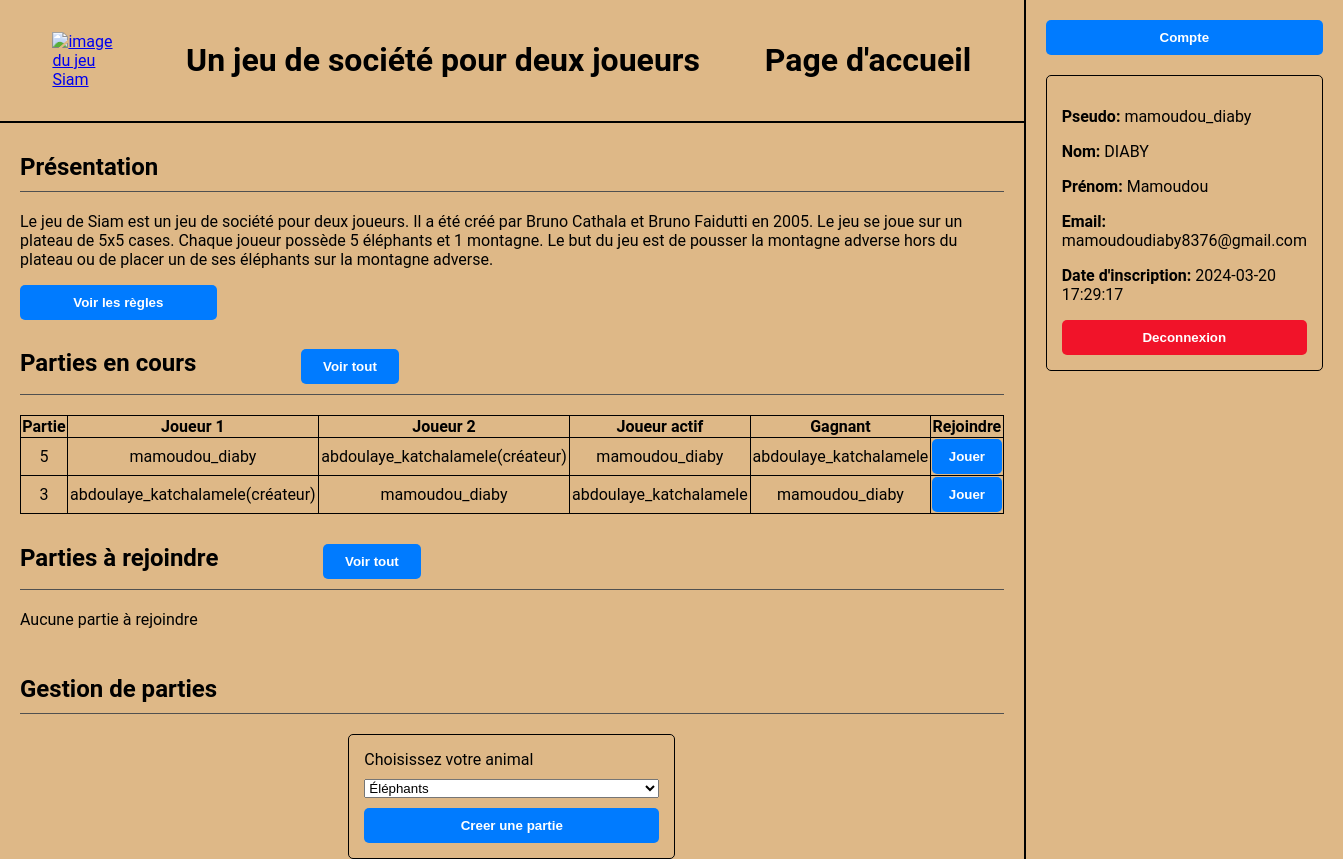
The app's page /pages/home_page.php (signed in) with its own data.
### tables this page shows
CREATE TABLE Game (
  game_ID INTEGER PRIMARY KEY AUTOINCREMENT,
  board TEXT,
  last_move TEXT,
  player1 TEXT,
  player2 TEXT,
  winner TEXT,
  active_player TEXT,
  launcher TEXT,
  launch_date DATE,
  FOREIGN KEY (player1) REFERENCES User(username),
  FOREIGN KEY (player2) REFERENCES User(username),
  FOREIGN KEY (winner) REFERENCES User(username),
  FOREIGN KEY (active_player) REFERENCES User(username),
  FOREIGN KEY (launcher) REFERENCES User(username)
);

### pages/home_page.php (the view, shortened to what this page needs)
<?php
if (isset($_SESSION['username'])) {
  try {
    $db = new PDO('sqlite:../datas/data_base.db');
  } catch (PDOException $e) {
    echo "Échec de la connexion", $e->getMessage();
    $db = null;
    exit();
  }
  $query = "SELECT * FROM Game WHERE player1 IS NULL OR player2 IS NULL ORDER BY launch_date DESC LIMIT 5";
  $stmt = $db->query($query);
  $join_results = $stmt->fetchAll(PDO::FETCH_ASSOC);
  if ($_SESSION['is_admin'] == 1) {
    $query = "SELECT * FROM Game WHERE player1 IS NOT NULL AND player2 IS NOT NULL ORDER BY launch_date DESC LIMIT 5";
    $stmt = $db->prepare($query);
  } else {
    $query = "SELECT * FROM Game WHERE (player1=:username OR player2=:username) AND player1 IS NOT NULL AND player2 IS NOT NULL ORDER BY launch_date DESC LIMIT 5";
    $stmt = $db->prepare($query);
    $stmt->bindValue(':username', $_SESSION['username'], PDO::PARAM_STR);
  }
  $stmt->execute();
  $play_results = $stmt->fetchAll(PDO::FETCH_ASSOC);
} else {
  header('Location: login_page.php');
  exit();
}
?>
<!DOCTYPE html>
<html lang="fr">
<head>
  <link rel="stylesheet" href="../styles/style2.css">
</head>
<body>
  <header>
    <a href="home_page.php"><img src="../images/siam.jpeg" alt="image du jeu Siam"></a>
    <h1>Un jeu de société pour deux joueurs</h1>
    <h1>Page d'accueil</h1>
  </header>
  <section>
    <div>
      <h2>Présentation</h2>
      <p>Le jeu de Siam est un jeu de société pour deux joueurs. Il a été créé par Bruno Cathala et Bruno Faidutti en 2005. Le jeu se joue sur un plateau de 5x5 cases. Chaque joueur possède 5 éléphants et 1 montagne. Le but du jeu est de pousser la montagne adverse hors du plateau ou de placer un de ses éléphants sur la montagne adverse.</p>
      <button id="rules" onclick="window.location.href='rules_page.php'">Voir les règles</button>
    </div>
    <div>
      <h2>
        Parties en cours
        <button class="small_buttons" onclick="window.location.href='in_progress_games_page.php'">Voir tout</button>
      </h2>
      <?php
      if (empty($play_results)) {
        echo "<p>Aucune partie en cours</p>";
      } else {
        echo "<table>";
        echo "<tr><th>Partie</th><th>Joueur 1</th><th>Joueur 2</th><th>Joueur actif</th><th>Gagnant</th><th>Rejoindre</th></tr>";
        foreach ($play_results as $row) {
          echo "<tr>";
          echo "<td>{$row['game_ID']}</td>";
          echo "<td>{$row['player1']}" . (($row['player1'] === $row['launcher']) ? "(créateur)" : "") . "</td>";
          echo "<td>{$row['player2']}" . (($row['player2'] === $row['launcher']) ? "(créateur)" : "") . "</td>";
          echo "<td>{$row['active_player']}</td>";
          echo "<td>{$row['winner']}</td>";
          echo "<td><button onclick=\"window.location.href='game_page.php?id={$row['game_ID']}#game_canvas'\">Jouer</button></td>";
          echo "</tr>";
        }
        echo "</table>";
      }
      ?>
    </div>
    <div>
      <h2>
        Parties à rejoindre
        <button class="small_buttons" onclick="window.location.href='waiting_games_page.php'">Voir tout</button>
      </h2>
      <?php
      if (empty($join_results)) {
        echo "<p>Aucune partie à rejoindre</p>";
      }
      ?>
    </div>
    <div>
      <h2>Gestion de parties</h2>
      <div id="forms">
        <form method="post" action="../api/create_game_api.php" class="form">
          <label for="player">Choisissez votre animal</label>
          <select name="player">
            <option value="1">Éléphants</option>
          </select>
          <button type="submit">Creer une partie</button>
        </form>
      </div>
    </div>
  </section>
  <aside>
    <button onclick="window.location.href='account_page.php'">Compte</button>
    <div>
      <?php
      echo "<p><strong>Pseudo:</strong> {$_SESSION['username']}</p>";
      echo "<p><strong>Nom:</strong> {$_SESSION['last_name']}</p>";
      echo "<p><strong>Prénom:</strong> {$_SESSION['first_name']}</p>";
      echo "<p><strong>Email:</strong> {$_SESSION['email']}</p>";
      echo "<p><strong>Date d'inscription:</strong> {$_SESSION['registration_date']}</p>";
      ?>
      <button class='red_buttons' onclick="window.location.href='../api/logout_api.php'">Deconnexion</button>
    </div>
  </aside>
</body>
</html>

### styles/style2.css (style rules this page uses)
body { background-color: burlywood; font-family: 'Roboto', sans-serif; margin: 0; min-height: 100vh; display: grid; grid-template-columns: 4fr 1fr; grid-template-rows: 1fr 6fr; }
header { grid-column: 1; grid-row: 1; display: flex; justify-content: space-around; align-items: center; padding: 0 20px; border-bottom: 2px solid #000; }
section { grid-column: 1; grid-row: 2; display: flex; flex-direction: column; padding: 0 20px; }
aside { grid-column: 2; grid-row: 1 / span 2; display: flex; flex-direction: column; border-left: 2px solid #000; padding: 20px; row-gap: 20px; }
h2 { padding: 10px 0; border-bottom: 1px solid #505050; box-sizing: border-box; }
img { width: 100%; height: 100%; object-fit: contain; }
a { width: 7%; }
.form { display: flex; flex-direction: column; justify-content: space-between; row-gap: 10px; width: 30%; padding: 15px; border: 1px solid #000; border-radius: 5px; }
button { background-color: #007bff; color: white; font-weight: bold; display: inline; width: 100%; border: none; border-radius: 5px; padding: 10px; cursor: pointer; }
#rules { width: 20%; }
.small_buttons { width: 10%; margin-left: 10%; }
.red_buttons { background-color: #f11329; }
aside>div { row-gap: 10px; border: 1px solid #000; padding: 15px; border-radius: 5px; }
#forms { display: flex; align-items: center; justify-content: space-around; gap: 10px; }
table { width: 100%; border-collapse: collapse; }
th, td { border: 1px solid #000; text-align: center; }

### records on screen
game: game_ID "5", player1 "mamoudou_diaby", player2 "abdoulaye_katchalamele", shows "(créateur)", active_player "mamoudou_diaby", winner "abdoulaye_katchalamele"
game: game_ID "3", player1 "abdoulaye_katchalamele", shows "(créateur)", player2 "mamoudou_diaby", active_player "abdoulaye_katchalamele", winner "mamoudou_diaby"

### other values on screen
$_SESSION['username'] "mamoudou_diaby"
$_SESSION['last_name'] "DIABY"
$_SESSION['first_name'] "Mamoudou"
$_SESSION['email'] "mamoudoudiaby8376@gmail.com"
$_SESSION['registration_date'] "2024-03-20 17:29:17"
